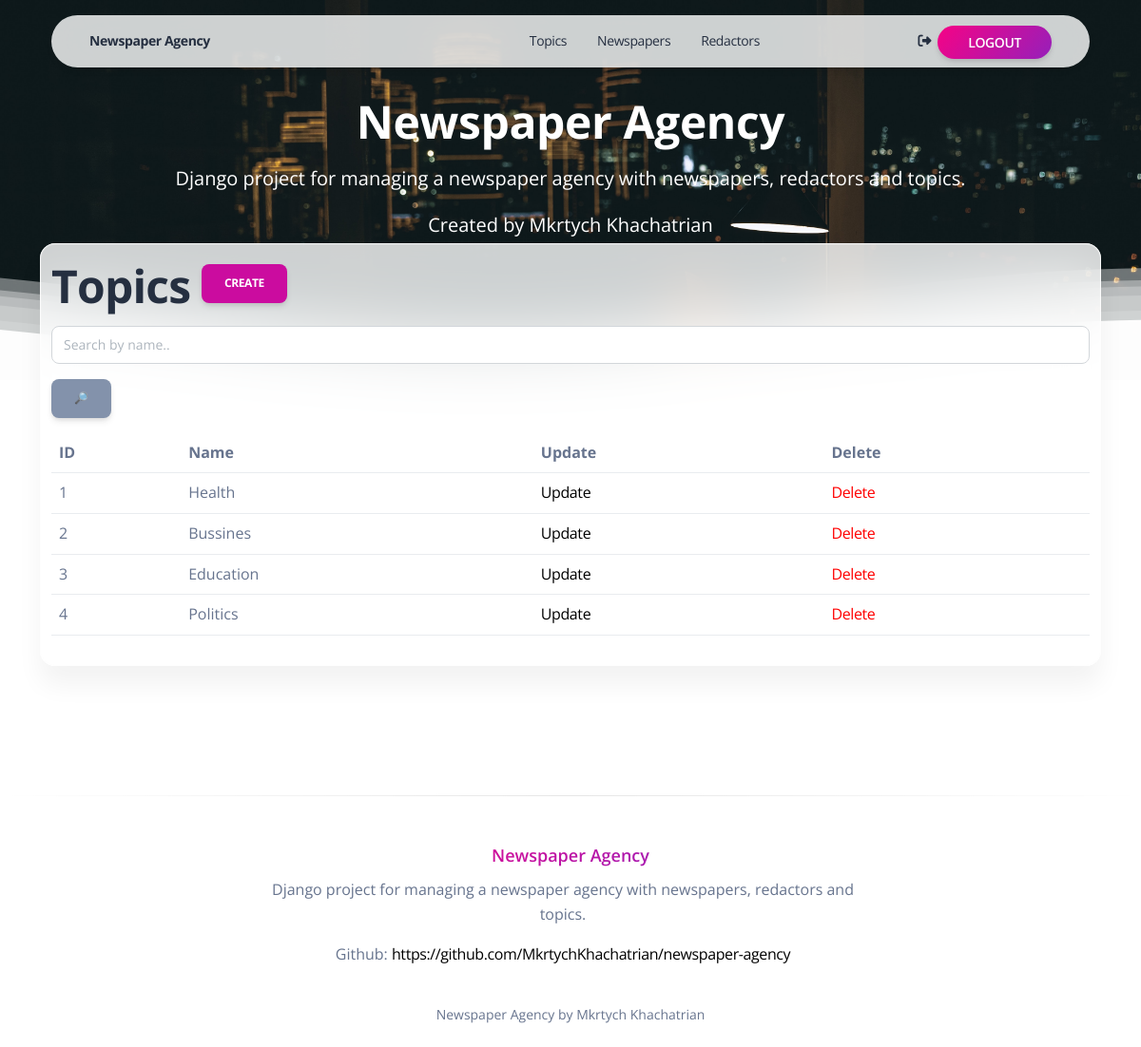
/topics/ (signed in), run on the app's committed database.
### agency/models.py (models this page shows, shortened)
class Topic(models.Model):
    name = models.CharField(max_length=255)
    class Meta:
        ordering = ["id"]

### agency/views.py (the view)
class TopicListView(LoginRequiredMixin, generic.ListView):
    model = Topic
    paginate_by = 5
    def get_context_data(self, *, object_list=None, **kwargs):
        context = super(TopicListView, self).get_context_data(**kwargs)
        name = self.request.GET.get("name", "")
        context["search_form"] = TopicSearchForm(initial={"name": name})
        return context
    def get_queryset(self):
        queryset = Topic.objects.all()
        form = TopicSearchForm(self.request.GET)
        if form.is_valid():
            return queryset.filter(name__icontains=form.cleaned_data["name"])
        return queryset

### agency/forms.py
class TopicSearchForm(forms.Form):
    name = forms.CharField(
        max_length=255,
        required=False,
        label="",
        widget=forms.TextInput(attrs={"placeholder": "Search by name.."}),
    )

### agency/context_processors.py (called while the page is built)
def cfg_assets_root(request):
    return {"ASSETS_ROOT": settings.ASSETS_ROOT}

### templates/agency/topic_list.html
{% extends "layouts/base.html" %}
{% load crispy_forms_filters %}
{% block content %}
{% include 'includes/header.html' %}
<section class="pt-5 pb-4" id="count-stats">
  <div class="container">
    <div class="row">
      <div class="col-lg-12 z-index-2 border-radius-xl mt-n10 mx-auto py-3 blur shadow-blur">
        <h1>
          Topics
          <a href="{% url 'agency:topic-create' %}" class="btn btn-primary link-to-page">
            Create
          </a>
        </h1>
        <form action="" method="get" class="form-inline">
          {{ search_form|crispy }}
          <input class="btn btn-secondary" type="submit" value="🔎">
        </form>
        {% if topic_list %}
          <table class="table">
            <tr>
              <th>ID</th>
              <th>Name</th>
              <th>Update</th>
              <th>Delete</th>
            </tr>
            {% for topic in topic_list %}
              <tr>
                <td>
                    {{ topic.id }}
                </td>
                <td>
                    {{ topic.name }}
                </td>
                <td>
                    <a href="{% url 'agency:topic-update' pk=topic.id %}">
                      Update
                    </a>
                  </td>
                  <td>
                    <a style="color: red"
                      href="{% url 'agency:topic-delete' pk=topic.id %}">
                      Delete
                    </a>
                  </td>
              </tr>
            {% endfor %}
          </table>
        {% else %}
            <p>There are no topics in the agency.</p>
        {% endif %}
      </div>
    </div>
  </div>
</section>
{% endblock %}

### data on the page
Topic: id "1", name "Health"
Topic: id "2", name "Bussines"
Topic: id "3", name "Education"
Topic: id "4", name "Politics"
